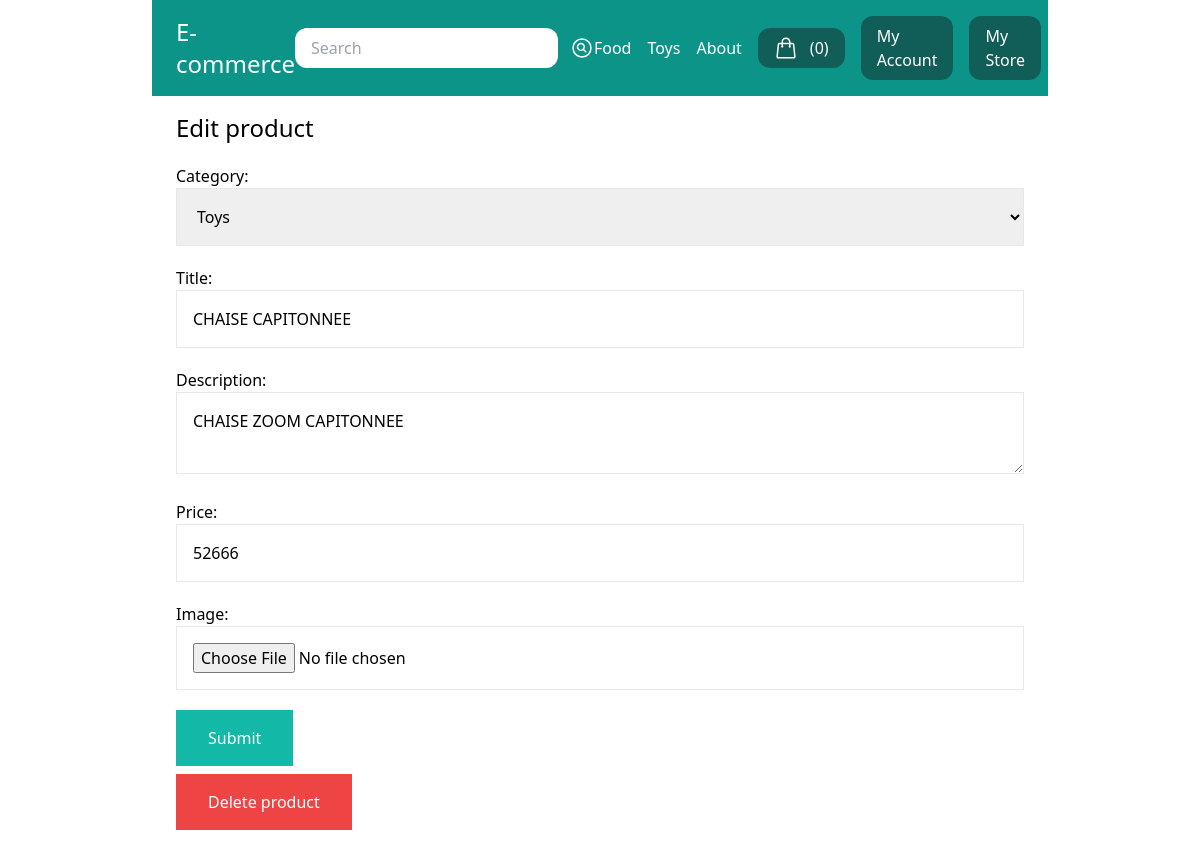
The page /my-store/edit_product/7/ (signed in) on the database its author committed.
### store/models.py (models this page shows, shortened)
class Category(models.Model):
    title = models.CharField(max_length=50)
    slug = models.SlugField(max_length=50)
    class Meta:
        verbose_name_plural = "Categories"
    def __str__(self):
        return self.title

class Product(models.Model):
    DRAFT = "draft"
    WAITING_APPROVAL = "waitingapproval"
    ACTIVE = "active"
    DELETED = "deleted"
    STATUS_CHOICES = (
        (DRAFT, "Draft"),
        (WAITING_APPROVAL, "Waiting Approval"),
        (ACTIVE, "Active"),
        (DELETED, "Deleted"),
    )
    user = models.ForeignKey(User, related_name="products", on_delete=models.CASCADE)
    category = models.ForeignKey(
        Category, related_name="products", on_delete=models.CASCADE
    )
    title = models.CharField(max_length=50)
    slug = models.SlugField(max_length=50)
    description = models.TextField(blank=True)
    price = models.IntegerField()
    image = models.ImageField(
        upload_to="uploads/product_images",
        blank=True,
        null=True,
    )
    thumbnail = models.ImageField(
        upload_to="uploads/product_images/thumbnail",
        blank=True,
        null=True,
    )
    created_at = models.DateTimeField(auto_now_add=True)
    updated_at = models.DateTimeField(auto_now=True)
    status = models.CharField(max_length=50, choices=STATUS_CHOICES, default=ACTIVE)
    class Meta:
        ordering = ("-created_at",)

### userprofile/views.py (the view)
# urls.py: path("my-store/edit_product/<int:pk>/", views.edit_product, name="edit_product"),
@login_required
def edit_product(request, pk):
    product = Product.objects.filter(user=request.user).get(pk=pk)
    if request.method == "POST":
        form = ProductForm(request.POST, request.FILES, instance=product)
        if form.is_valid():
            form.save()
            messages.success(request, "The changes was saved successfully")
            return redirect("my_store")
    else:
        form = ProductForm(instance=product)
    return render(
        request,
        "userprofile/product_form.html",
        {
            "title": "Edit product",
            "product": product,
            "form": form,
        },
    )

### store/forms.py
class ProductForm(forms.ModelForm):
    class Meta:
        model = Product
        fields = (
            "category",
            "title",
            "description",
            "price",
            "image",
        )
        widgets = {
            "category": forms.Select(
                attrs={
                    "class": "w-full p-4 border border-gray-200",
                },
            ),
            "title": forms.TextInput(
                attrs={
                    "class": "w-full p-4 border border-gray-200",
                },
            ),
            "description": forms.Textarea(
                attrs={
                    "rows": 2,
                    "class": "w-full p-4 border border-gray-200",
                },
            ),
            "price": forms.TextInput(
                attrs={
                    "class": "w-full p-4 border border-gray-200",
                },
            ),
            "image": forms.FileInput(
                attrs={
                    "class": "w-full p-4 border border-gray-200",
                },
            ),
        }

### store/cart.py (called while the page is built)
    def __len__(self):
        return sum(item["quantity"] for item in self.cart.values())

### store/context_processors.py (called while the page is built)
def cart(request):
    return {
        "cart": Cart(request),
    }

### store/templatetags/menu.py (called while the page is built)
@register.inclusion_tag("core/menu.html")
def menu():
    categories = Category.objects.all()
    return {'categories': categories}

### userprofile/templates/userprofile/product_form.html (shortened to what this page needs)
{% extends 'core/base.html' %}
{% block content %}
  <h1 class="text-2xl">{{ title }}</h1>
  <form action="" method="POST" enctype="multipart/form-data" class="space-y-5">
    {{ form.as_p }}
    <button type="submit" class="py-4 px-8 bg-teal-500 text-white hover:bg-teal-800">Submit</button>
  </form>
  {% if product %}
    <a href="{% url 'delete_product' product.id %}" class="mt-2 inline-block py-4 px-8 bg-red-500 text-white">Delete product</a>
  {% endif %}
{% endblock %}

### core/templates/core/menu.html
{% for category in categories %}
  <a href=" {% url 'category_detail' category.slug %} " class="text-white">{{ category.title }}</a>
{% endfor %}
<a href=" {% url 'about' %} " class="text-white">About</a>

### rows shown on the page
Category: title "Food", title "CHAISE CAPITONNEE"
Category: title "Toys"
Product: category "Toys", description "CHAISE ZOOM CAPITONNEE", price "52666"

### other values the page prints
{{ cart|length }} "0"
{{ title }} "Edit product"
